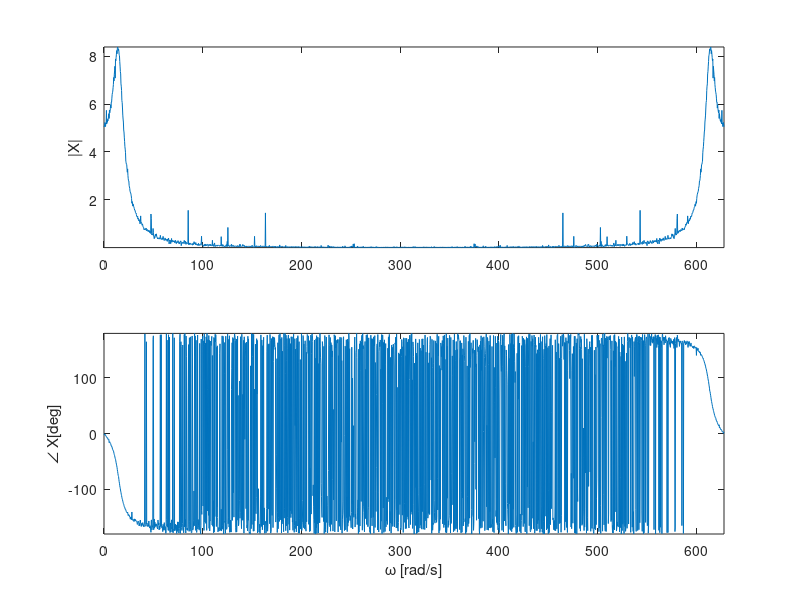

MATLAB code for this plot:
% Exercicio5
load('exp1.mat')
load('exp2.mat')
Ts = 0.01;
N = length(time);
w = 2*pi*(0:(N-1)) / (N*Ts);
Y = fft(y);
U = fft(u);
H = Y./U;
figure
subplot(2, 1, 1), plot(w, abs(H)) ;
ylabel('|X|')

axis tight
subplot(2, 1, 2), plot(w, rad2deg(angle(H)))
ylabel('\angle X[deg]')
xlabel('\omega [rad/s]')
axis tight